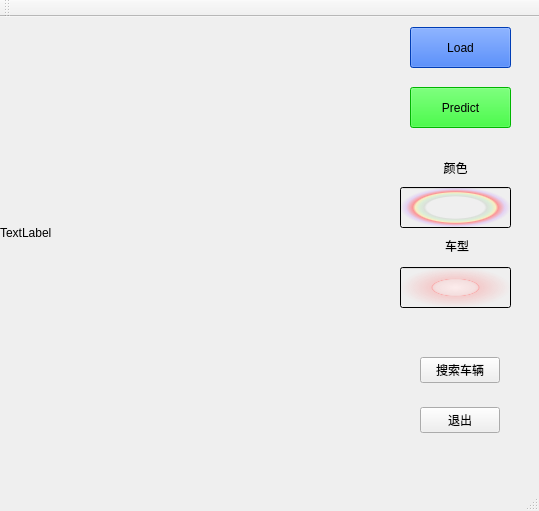
<?xml version="1.0" encoding="UTF-8"?>
<ui version="4.0">
 <class>Car_Predict</class>
 <widget class="QMainWindow" name="Car_Predict">
  <property name="geometry">
   <rect>
    <x>0</x>
    <y>0</y>
    <width>539</width>
    <height>511</height>
   </rect>
  </property>
  <property name="windowTitle">
   <string>MainWindow</string>
  </property>
  <widget class="QWidget" name="centralwidget">
   <widget class="QLabel" name="label_3">
    <property name="geometry">
     <rect>
      <x>430</x>
      <y>220</y>
      <width>54</width>
      <height>18</height>
     </rect>
    </property>
    <property name="styleSheet">
     <string notr="true">font: 11pt &quot;Sans Serif&quot;;</string>
    </property>
    <property name="text">
     <string>车型</string>
    </property>
    <property name="alignment">
     <set>Qt::AlignCenter</set>
    </property>
   </widget>
   <widget class="QLabel" name="show_pic">
    <property name="geometry">
     <rect>
      <x>0</x>
      <y>0</y>
      <width>381</width>
      <height>431</height>
     </rect>
    </property>
    <property name="text">
     <string>TextLabel</string>
    </property>
   </widget>
   <widget class="QLineEdit" name="color">
    <property name="geometry">
     <rect>
      <x>400</x>
      <y>170</y>
      <width>111</width>
      <height>41</height>
     </rect>
    </property>
    <property name="styleSheet">
     <string notr="true">font: oblique 11pt &quot;Sans Serif&quot;;
background-color: qradialgradient(spread:pad, cx:0.5, cy:0.5, radius:0.5, fx:0.5, fy:0.5, stop:0 rgba(0, 0, 0, 0), stop:0.52 rgba(0, 0, 0, 0), stop:0.565 rgba(82, 121, 76, 33), stop:0.65 rgba(159, 235, 148, 64), stop:0.721925 rgba(255, 238, 150, 129), stop:0.77 rgba(255, 128, 128, 204), stop:0.89 rgba(191, 128, 255, 64), stop:1 rgba(0, 0, 0, 0));</string>
    </property>
    <property name="alignment">
     <set>Qt::AlignCenter</set>
    </property>
   </widget>
   <widget class="QLineEdit" name="type">
    <property name="geometry">
     <rect>
      <x>400</x>
      <y>250</y>
      <width>111</width>
      <height>41</height>
     </rect>
    </property>
    <property name="styleSheet">
     <string notr="true">font: oblique 11pt &quot;Sans Serif&quot;;
background-color: qradialgradient(spread:pad, cx:0.5, cy:0.5, radius:0.5, fx:0.5, fy:0.5, stop:0 rgba(255, 235, 235, 206), stop:0.35 rgba(255, 188, 188, 80), stop:0.4 rgba(255, 162, 162, 80), stop:0.425 rgba(255, 132, 132, 156), stop:0.44 rgba(252, 128, 128, 80), stop:1 rgba(255, 255, 255, 0));</string>
    </property>
    <property name="alignment">
     <set>Qt::AlignCenter</set>
    </property>
   </widget>
   <widget class="QLabel" name="label_2">
    <property name="geometry">
     <rect>
      <x>420</x>
      <y>140</y>
      <width>71</width>
      <height>21</height>
     </rect>
    </property>
    <property name="styleSheet">
     <string notr="true">font: 11pt &quot;Sans Serif&quot;;</string>
    </property>
    <property name="text">
     <string>颜色</string>
    </property>
    <property name="alignment">
     <set>Qt::AlignCenter</set>
    </property>
   </widget>
   <widget class="QPushButton" name="predict">
    <property name="geometry">
     <rect>
      <x>410</x>
      <y>70</y>
      <width>101</width>
      <height>41</height>
     </rect>
    </property>
    <property name="styleSheet">
     <string notr="true">font: 12pt &quot;Sans Serif&quot;;
background-color: rgb(0, 255, 0);</string>
    </property>
    <property name="text">
     <string>Predict</string>
    </property>
   </widget>
   <widget class="QPushButton" name="open">
    <property name="geometry">
     <rect>
      <x>410</x>
      <y>10</y>
      <width>101</width>
      <height>41</height>
     </rect>
    </property>
    <property name="styleSheet">
     <string notr="true">font: 12pt &quot;Sans Serif&quot;;
background-color: rgb(0, 85, 255);</string>
    </property>
    <property name="text">
     <string>Load</string>
    </property>
   </widget>
   <widget class="QPushButton" name="pushButton">
    <property name="geometry">
     <rect>
      <x>420</x>
      <y>340</y>
      <width>80</width>
      <height>26</height>
     </rect>
    </property>
    <property name="text">
     <string>搜索车辆</string>
    </property>
   </widget>
   <widget class="QPushButton" name="pushButton_2">
    <property name="geometry">
     <rect>
      <x>420</x>
      <y>390</y>
      <width>80</width>
      <height>26</height>
     </rect>
    </property>
    <property name="text">
     <string>退出</string>
    </property>
   </widget>
  </widget>
  <widget class="QMenuBar" name="menubar">
   <property name="geometry">
    <rect>
     <x>0</x>
     <y>0</y>
     <width>539</width>
     <height>23</height>
    </rect>
   </property>
  </widget>
  <widget class="QStatusBar" name="statusbar"/>
  <widget class="QToolBar" name="toolBar">
   <property name="windowTitle">
    <string>toolBar</string>
   </property>
   <attribute name="toolBarArea">
    <enum>TopToolBarArea</enum>
   </attribute>
   <attribute name="toolBarBreak">
    <bool>false</bool>
   </attribute>
  </widget>
 </widget>
 <resources/>
 <connections/>
</ui>
